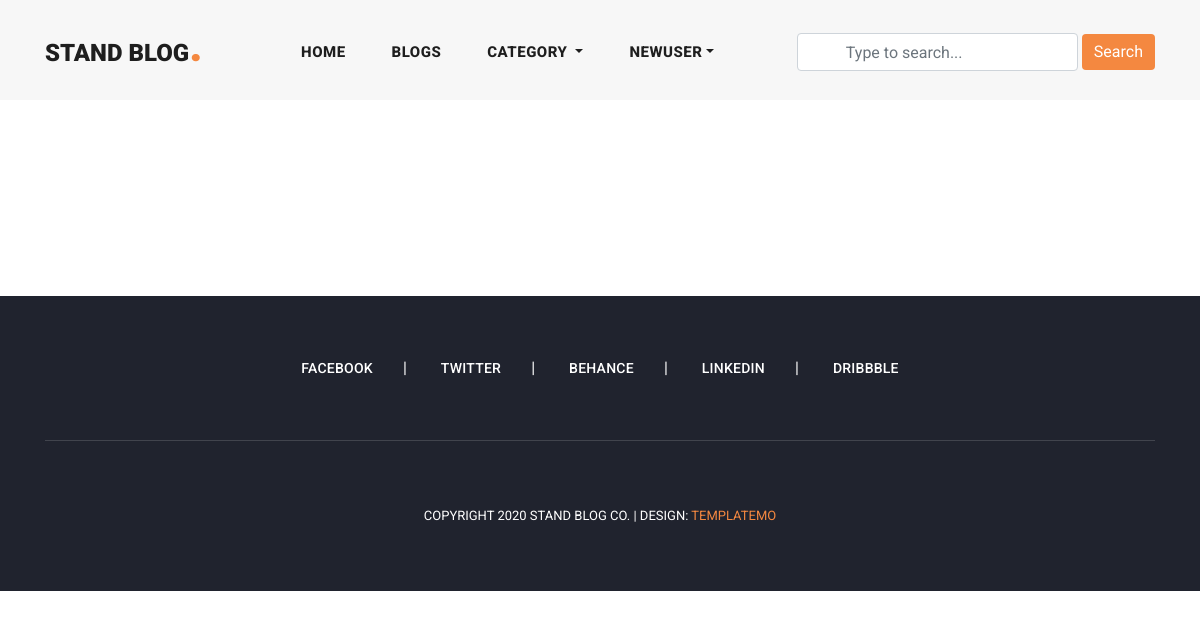
The page /user_notifications/ (signed in) on the database as committed earlier.
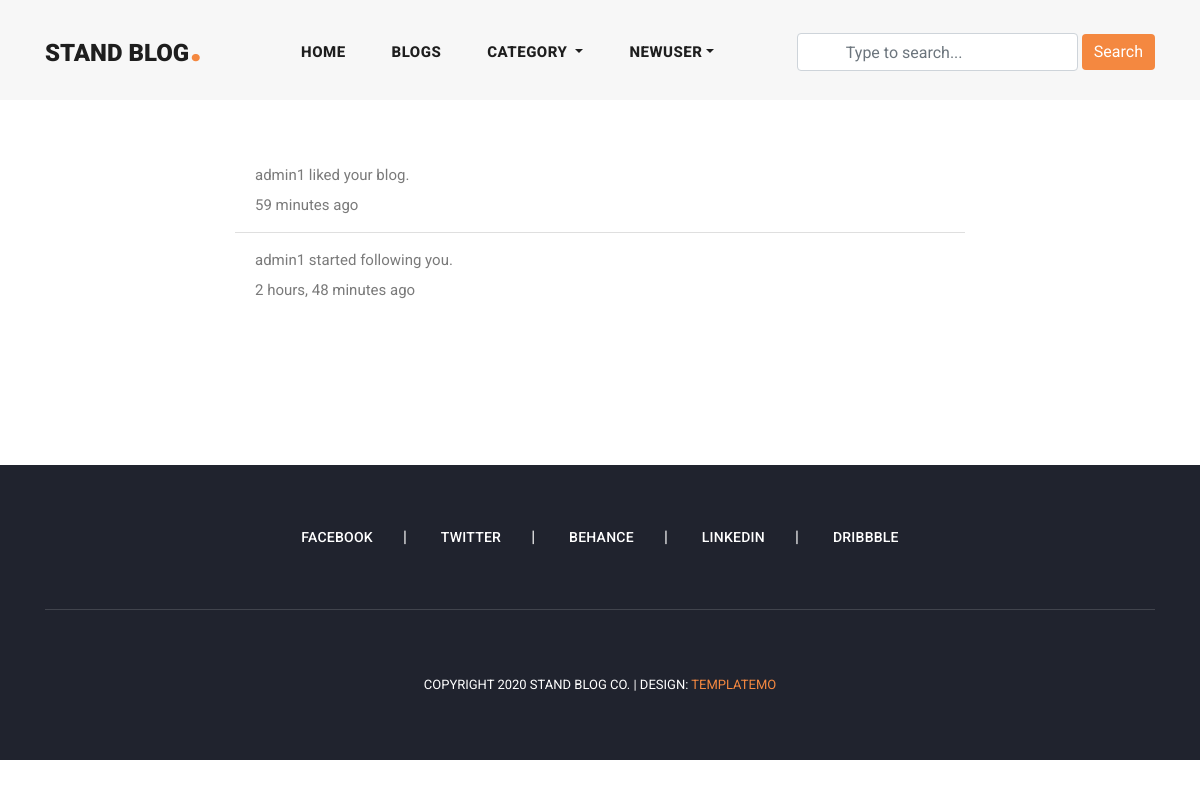
The same page on the database as committed later.
### notifications/models.py (models this page shows, shortened)
class Notification(models.Model):
    NOTIFICATION_TYPES = ('Blog', 'Like', 'Follow')
    content_type = models.ForeignKey(ContentType, on_delete=models.CASCADE)
    object_id = models.PositiveIntegerField()
    content_object = GenericForeignKey('content_type', 'object_id')
    user = models.ForeignKey(User, related_name='user_notifications', on_delete=models.CASCADE)
    text = models.CharField(max_length=150)
    is_seen = models.BooleanField(default=False)
    notification_types = models.CharField(max_length=20, choices=list(zip(NOTIFICATION_TYPES, NOTIFICATION_TYPES)))
    created_date = models.DateTimeField(auto_now_add=True)

### user_profile/views.py (the view)
# urls.py: path('user_notifications/',user_notifications, name='user_notifications'),
@login_required(login_url='login')
def user_notifications(request):
    notifications = Notification.objects.filter(
        user = request.user,
        is_seen = False
    )
    for nf in notifications:
        nf.is_seen = True
        nf.save()
    return render(request, 'notifications.html')

### blog/context_processors.py (called while the page is built)
def get_all_categories(request):
    categories = Category.objects.all()
    context = {
       "categories": categories
    }
    return context

### user_profile/context_processors.py (called while the page is built)
def user_notifications(request):
    context = {}
    if request.user.is_authenticated:
        nf = Notification.objects.filter(
            user = request.user
        ).order_by('-created_date')
        unseen = nf.exclude(is_seen=True)
        context['notifications'] = nf
        context['unseen'] = unseen.count()
    return context

### template/notifications.html (shortened to what this page needs)
{% extends 'base.html' %}
{% load static %}
{% block content %}
<section class="notifications">
    <div class="container">
        <div class="row justify-content-center py-5">
            {% if notifications %}
            <div class="col-md-8">
                <ul class="list-group list-group-flush">
                    {% for notification in notifications %}
                    <li class="list-group-item">
                        {% if notification.notification_types == 'Blog' or notification.notification_types == 'Like' %}
                        <a class="text-decoration-none text-dark" href="{% url 'blog_details' notification.content_object.slug %}">
                            <p>{{notification.text}}</p>
                            <p>{{notification.created_date|timesince}} ago</p>
                        </a>
                        {% else %}
                        <a class="text-decoration-none text-dark" href="{% url 'view_user_info' notification.content_object.followed_by.username %}">
                            <p>{{notification.text}}</p>
                            <p>{{notification.created_date|timesince}} ago</p>
                        </a>
                        {% endif %}
                    </li>
                    {% endfor %}
                </ul>
            </div>
            {% endif %}
        </div>
    </div>
</section>
{% endblock content %}

Rows that differ between the two databases and show on the page:
added Notification: text "admin1 liked your blog.", created_date "59 minutes"
added Notification: text "admin1 started following you.", created_date "2 hours, 48 minutes"
